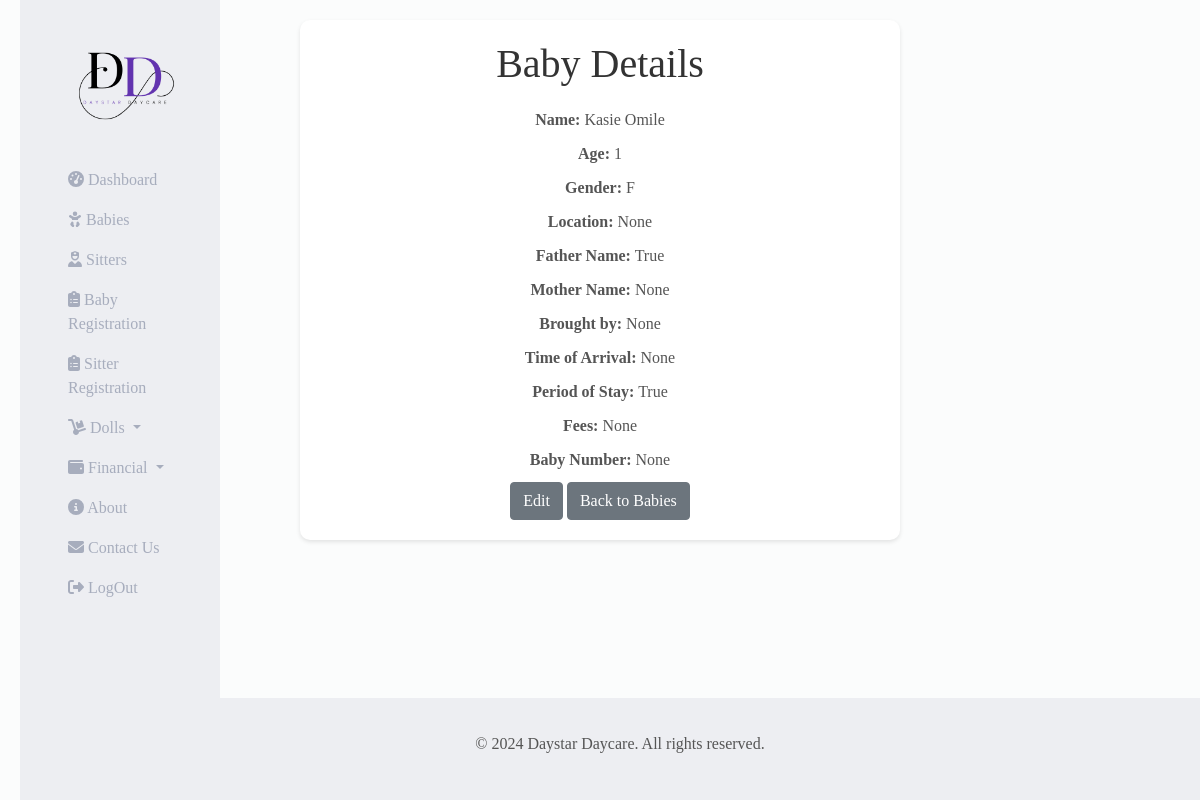
Before: /result_baby_details/6/ with the older database file.
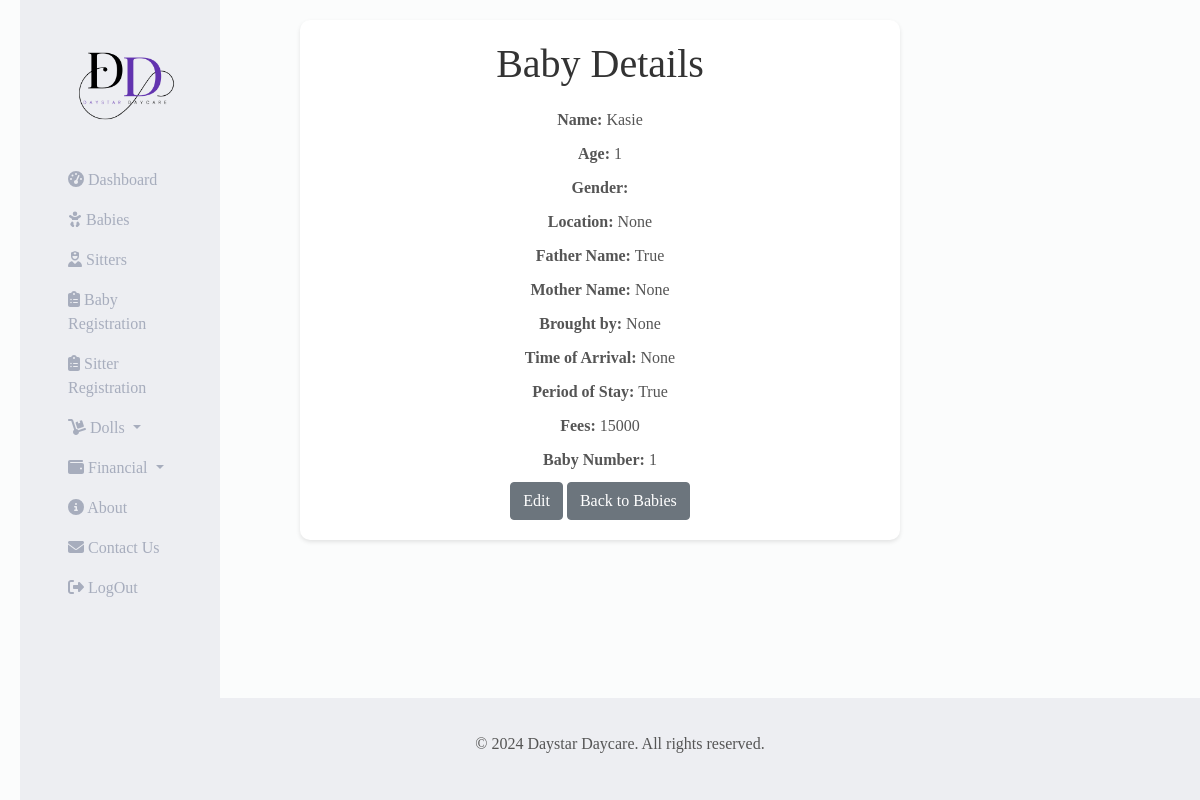
After: the same page with the newer database file.
### daystarApp/models.py (models this page shows, shortened)
class Baby(models.Model):
    name = models.CharField(max_length=100)
    age = models.IntegerField(null=True, blank=True, default=0)
    gender = models.CharField(max_length=10, null=True, blank=True)
    location = models.CharField(max_length=50, null=True, blank=True)
    father_name = models.CharField(max_length=200, null=True, blank=True)
    mother_name = models.CharField(max_length=200, null=True, blank=True)
    brought_by = models.CharField(max_length=200, null=True, blank=True)
    time_of_arrival = models.DateField(null=True, blank=True)
    period_of_stay = models.CharField(max_length=8, choices=(("Full Day","Full Day"), ("Half Day","Half Day")))
    fees = models.IntegerField(null=True, blank=True)
    baby_number = models.IntegerField(null=True)
    class Meta:
        verbose_name_plural = "Babies"

### daystarApp/views.py (the view)
# urls.py: path('result_baby_details/<int:result_id>/', views.result_baby_details, name='result_baby_details'),
def result_baby_details(request, result_id):
    result = get_object_or_404(Baby, pk=result_id)  # Replace YourModel with your actual model
    return render(request, 'daystarApp/results_baby_details.html', {'result': result})

### daystarApp/templates/daystarApp/results_baby_details.html (shortened to what this page needs)
{% extends 'base.html' %}
{% block content %}
<body>
    <div class="container">
        <center>
            <h1>Baby Details</h1>
            <p><strong>Name:</strong> {{ result.name }}</p>
            <p><strong>Age:</strong> {{ result.age }}</p>
            <p><strong>Gender:</strong> {{ result.gender }}</p>
            <p><strong>Location:</strong> {{ result.location }}</p>
            <p><strong>Father Name:</strong> {{ result.father_name }}</p>
            <p><strong>Mother Name:</strong> {{ result.mother_name }}</p>
            <p><strong>Brought by:</strong> {{ result.brought_by }}</p>
            <p><strong>Time of Arrival:</strong> {{ result.time_of_arrival }}</p>
            <p><strong>Period of Stay:</strong> {{ result.period_of_stay }}</p>
            <p><strong>Fees:</strong> {{ result.fees }}</p>
            <p><strong>Baby Number:</strong> {{ result.baby_number }}</p>
            <div class="editbtn">
                <a class="btn btn-secondary" href="{% url 'edit_baby' result.id %}">Edit</a>
            <a class="btn btn-secondary" href="{% url 'baby' %}">Back to Babies</a>
        </div>
        </center>
    </div>
</body>
{% endblock %}

### daystarApp/templates/base.html (shortened to what this page needs)
<!DOCTYPE html>
{% load  static %}
<html lang="en">
<head>
    <link rel="stylesheet" href="{% static 'css/navbar.css' %}">
    <link href="https://cdn.jsdelivr.net/npm/bootstrap@5.3.3/dist/css/bootstrap.min.css" rel="stylesheet">
    <link rel="stylesheet" href="https://cdnjs.cloudflare.com/ajax/libs/font-awesome/5.15.4/css/all.min.css">
    <link rel="stylesheet" href="https://cdnjs.cloudflare.com/ajax/libs/font-awesome/6.0.0-beta3/css/all.min.css">
    <link rel="stylesheet" href="https://stackpath.bootstrapcdn.com/bootstrap/4.5.2/css/bootstrap.min.css">
</head>
<body>
  <nav>
    <div class="logo">
        <img src="{% static 'images/logos/logo1.png' %}" alt="">
    </div>
    <ul>
        <li><a href="{% url 'home' %}"><i class="fas fa-tachometer-alt"></i> Dashboard</a></li>
        <li><a href="{% url 'baby' %}"><i class="fas fa-baby"></i> Babies</a></li>
        <li><a href="{% url 'sitters' %}"><i class="fas fa-user-nurse"></i> Sitters</a></li>
        <li><a href="{% url 'baby_registration' %}"><i class="fas fa-clipboard-list"></i> Baby Registration</a></li>
        <li><a href="{% url 'sitter_registration' %}"><i class="fas fa-clipboard-list"></i> Sitter Registration</a></li>
        <li>
            <div class="dropdown">
                <a href="" class="dropdown-toggle" data-bs-toggle="dropdown" aria-expanded="false" style="text-decoration: none; color: #A7ADBD;">
                    <i class="fas fa-dolly"></i> Dolls
                </a>
            </div>
        </li>
        <li>
            <div class="dropdown">
                <a href="" class="dropdown-toggle" data-bs-toggle="dropdown" aria-expanded="false" style="text-decoration: none;">
                    <i class="fas fa-wallet"></i> Financial
                </a>
            </div>
        </li>
        <li><a href="{% url 'about' %}"><i class="fas fa-info-circle"></i> About</a></li>
        <li><a href="{% url 'contact' %}"><i class="fas fa-envelope"></i> Contact Us</a></li>
        <li><a href="{% url 'logout' %}"><i class="fas fa-sign-out-alt"></i> LogOut</a></li>
    </ul>
</nav>
    {% block content %}
    {% endblock %}
    <footer>
      <br>
      <p>&copy; 2024 Daystar Daycare. All rights reserved.</p>
      <br>
      </footer>
</body>
</html>

### daystarApp/static/css/navbar.css (style rules this page uses)
* { list-style-type: none; margin: 0; padding: 0; }
body { background-color: #edeef22b !important; color: white !important; font-family: Netflix Sans !important; }
li a { display: block; width: 150px; }
ul { list-style-type: none; margin: 0; padding: 0; width: 60px; }
ul { list-style-type: none; margin: 0; padding: 0; width: 200px; background-color: #EDEEF2; }
li a { display: block; color: #A7ADBD; padding: 8px 16px; text-decoration: none; }
nav { top: 0; height: 100%; position: fixed; background-color: #EDEEF2; }
footer { background-color: #EDEEF2; padding: 10px; text-align: center; color: #6233AF; bottom: 0; width: 100%; position: fixed; }
.logo img { width: 150px !important; height: 150px !important; margin-top: 10px; margin-left: 30px; }

### daystarApp/templates/daystarApp/results_baby_details.html (style rules this page uses)
body { color: purple !important; }
body { font-family: Arial, sans-serif; background-color: #f5f5f5; margin: 0; padding: 20px; }
center { display: flex; flex-direction: column; align-items: center; text-align: center; }
h1 { color: #333; margin-bottom: 20px; }
p { color: #555; margin-bottom: 10px; }
a { color: #007bff; text-decoration: none; transition: color 0.3s ease; }
.container { max-width: 600px; width: 100%; background-color: #fff; border-radius: 10px; padding: 20px; box-shadow: 0 2px 4px rgba(0, 0, 0, 0.1); }

Changed rows visible on the page:
changed Baby "None": name "Kasie Omile" → "Kasie"; fees "None" → "15000"; baby_number "None" → "1"; gender "F" → (not shown)
